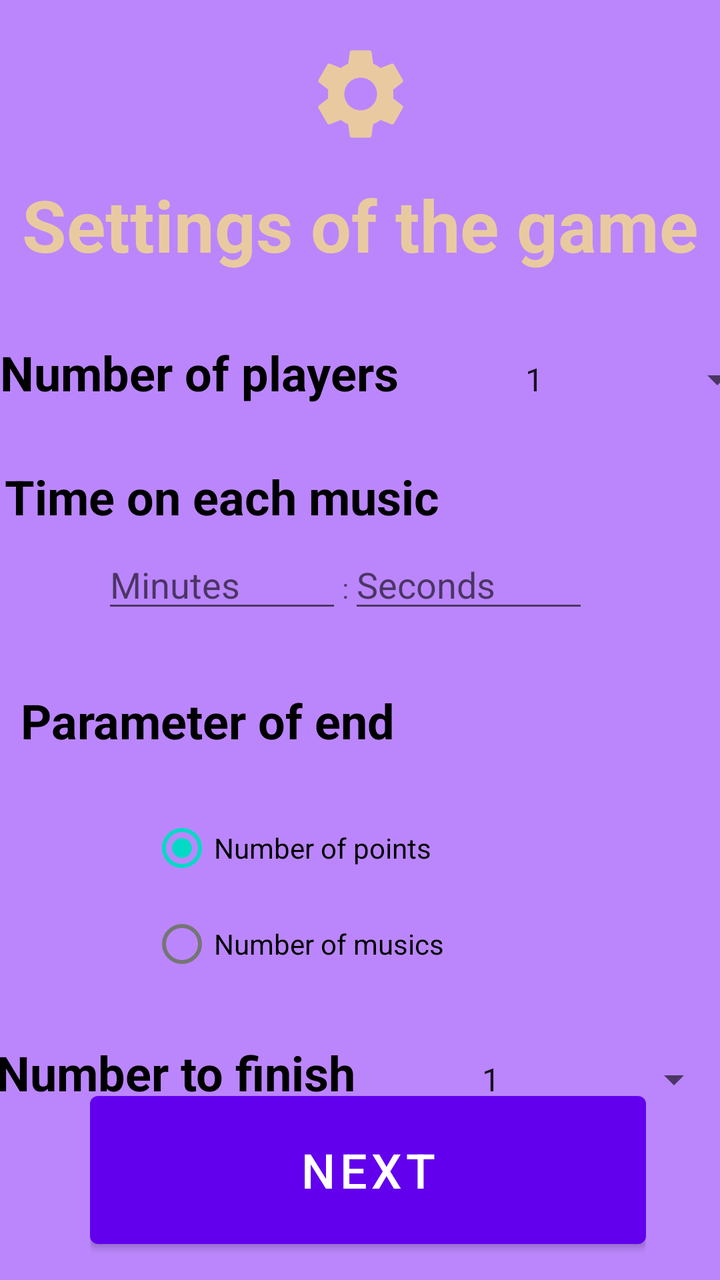
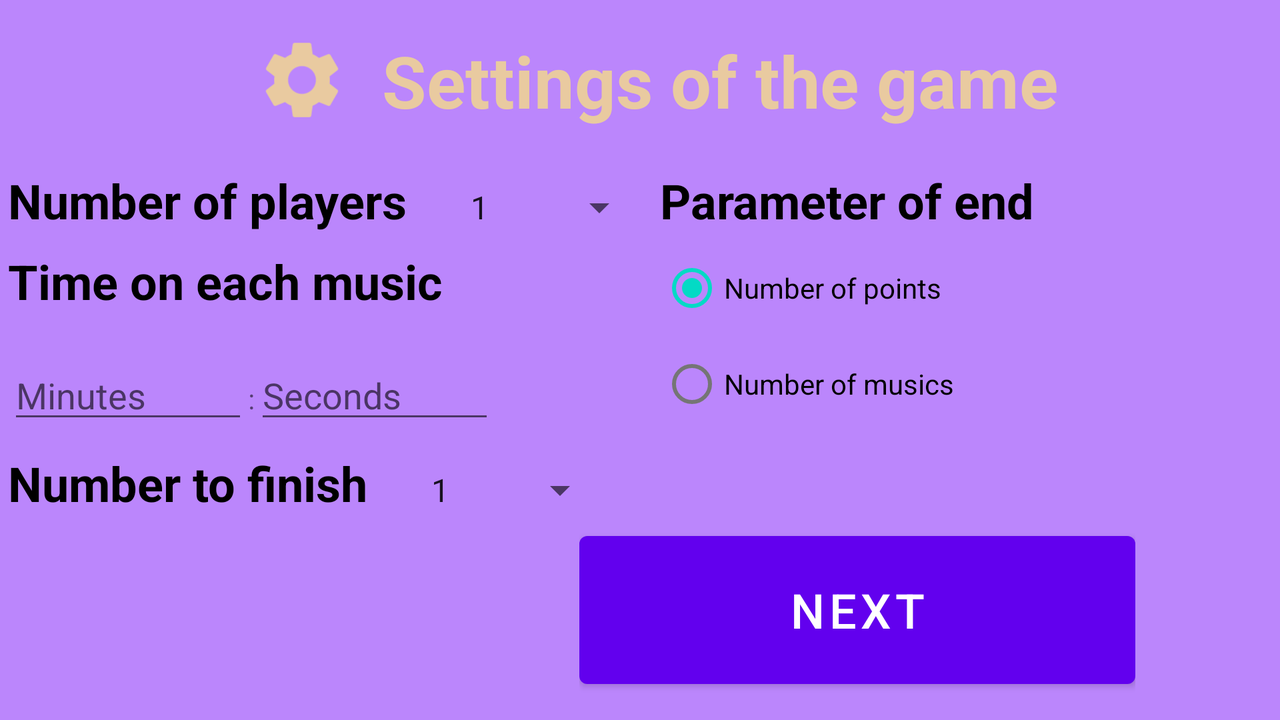

One screen, two layout resources from the same app: the default and the repository's alternative for another configuration. Each is rendered where Android would select it; the XML of both is given below.
<!-- AndroidManifest.xml: application theme Theme.BlindTest_project -->
<!-- res/layout/activity_choice_settings.xml -->
<?xml version="1.0" encoding="utf-8"?>
<androidx.constraintlayout.widget.ConstraintLayout xmlns:android="http://schemas.android.com/apk/res/android"
    xmlns:tools="http://schemas.android.com/tools"
    xmlns:app="http://schemas.android.com/apk/res-auto"
    android:layout_width="match_parent"
    android:background="@color/purple_200"
    android:layout_height="match_parent">

    <ImageView
        android:layout_width="99dp"
        android:layout_height="94dp"
        android:src="@drawable/ic_settings_foreground"
        app:layout_constraintLeft_toLeftOf="parent"
        app:layout_constraintRight_toRightOf="parent"
        app:layout_constraintTop_toTopOf="parent"
        tools:ignore="MissingConstraints" />


    <TextView
        android:layout_width="wrap_content"
        android:layout_height="wrap_content"
        android:layout_marginTop="88dp"
        android:text="Settings of the game"
        android:textColor="@color/text_yellow"
        android:textSize="36dp"
        android:textStyle="bold"
        app:layout_constraintHorizontal_bias="0.493"
        app:layout_constraintLeft_toLeftOf="parent"
        app:layout_constraintRight_toRightOf="parent"
        app:layout_constraintTop_toTopOf="parent" />

    <LinearLayout
        android:layout_width="wrap_content"
        android:layout_height="wrap_content"
        android:layout_marginTop="170dp"
        app:layout_constraintLeft_toLeftOf="parent"
        app:layout_constraintRight_toRightOf="parent"
        app:layout_constraintTop_toTopOf="parent"
        tools:ignore="MissingConstraints">
        <TextView
            android:id="@+id/tv_number_of_players"
            android:layout_width="wrap_content"
            android:layout_height="wrap_content"
            android:text="Number of players"
            android:textColor="@color/black"
            android:textStyle="bold"
            android:textSize="24dp"
            tools:ignore="MissingConstraints" />

        <Spinner
            android:id="@+id/number_players_spinner"
            android:layout_width="183dp"
            android:layout_height="30dp"
            android:textAlignment="center"
            android:entries="@array/number_players"
            tools:ignore="MissingConstraints">
        </Spinner>

    </LinearLayout>

    <TextView
        android:id="@+id/textView_time_for_each_music"
        android:layout_width="351dp"
        android:layout_height="51dp"
        android:layout_marginTop="232dp"
        android:text="Time on each music"
        android:textColor="@color/black"
        android:textSize="24dp"
        android:textStyle="bold"
        app:layout_constraintHorizontal_bias="0.266"
        app:layout_constraintLeft_toLeftOf="parent"
        app:layout_constraintRight_toRightOf="parent"
        app:layout_constraintTop_toTopOf="parent"
        tools:ignore="MissingConstraints" />

    <LinearLayout
        android:layout_width="258dp"
        android:layout_height="73dp"
        android:layout_marginTop="270dp"
        app:layout_constraintLeft_toLeftOf="parent"
        app:layout_constraintRight_toRightOf="parent"
        app:layout_constraintTop_toTopOf="parent"
        tools:ignore="MissingConstraints">


        <EditText
            android:id="@+id/editText_number_minutes_music"
            android:layout_width="120dp"
            android:layout_height="wrap_content"
            android:hint="Minutes"
            android:inputType="number"
            android:maxLength="2" />

        <TextView
            android:layout_width="wrap_content"
            android:layout_height="wrap_content"
            android:text=":" />

        <EditText
            android:id="@+id/editText_number_seconds_music"
            android:layout_width="120dp"
            android:layout_height="wrap_content"
            android:hint="Seconds"
            android:inputType="number"
            android:maxLength="2" />

    </LinearLayout>

    <TextView
        android:layout_width="265dp"
        android:layout_height="36dp"
        android:layout_marginTop="344dp"
        android:text="Parameter of end"
        android:textColor="@color/black"
        android:textSize="24dp"
        android:textStyle="bold"
        app:layout_constraintHorizontal_bias="0.109"
        app:layout_constraintLeft_toLeftOf="parent"
        app:layout_constraintRight_toRightOf="parent"
        app:layout_constraintTop_toTopOf="parent"
        tools:ignore="MissingConstraints" />

    <RadioGroup
        android:id="@+id/radioGroup_parameter_of_end"
        android:layout_width="wrap_content"
        android:layout_height="wrap_content"
        android:layout_marginTop="400dp"
        android:orientation="vertical"
        app:layout_constraintLeft_toLeftOf="parent"
        app:layout_constraintRight_toRightOf="parent"
        app:layout_constraintTop_toTopOf="parent"
        tools:ignore="MissingConstraints">

        <RadioButton
            android:id="@+id/radioButton_points_parameter_of_end"
            android:layout_width="210dp"
            android:layout_height="wrap_content"
            android:checked="true"
            android:text="Number of points" />
        <RadioButton
            android:id="@+id/radioButton_musics_parameter_of_end"
            android:layout_width="wrap_content"
            android:layout_height="wrap_content"
            android:text="Number of musics"/>
    </RadioGroup>

    <LinearLayout
        android:layout_width="365dp"
        android:layout_height="40dp"
        android:layout_marginTop="520dp"
        app:layout_constraintLeft_toLeftOf="parent"
        app:layout_constraintRight_toRightOf="parent"
        app:layout_constraintTop_toTopOf="parent"
        tools:ignore="MissingConstraints">

        <TextView
            android:id="@+id/tv_number_to_finish"
            android:layout_width="wrap_content"
            android:layout_height="match_parent"
            android:text="Number to finish"
            android:textColor="@color/black"
            android:textSize="24dp"
            android:textStyle="bold"
            tools:ignore="MissingConstraints" />

        <Spinner
            android:id="@+id/number_to_finish_spinner"
            android:layout_width="183dp"
            android:layout_height="30dp"
            android:entries="@array/number_to_finish"
            android:textAlignment="center"
            tools:ignore="MissingConstraints"></Spinner>

    </LinearLayout>

    <RelativeLayout
        android:layout_width="wrap_content"
        android:layout_height="wrap_content"
        android:layout_marginBottom="12dp"
        app:layout_constraintBottom_toBottomOf="parent"
        app:layout_constraintHorizontal_bias="0.548"
        app:layout_constraintLeft_toLeftOf="parent"
        app:layout_constraintRight_toRightOf="parent"
        >

        <Button
            android:id="@+id/button_ok_settings"
            android:layout_width="278dp"
            android:layout_height="86dp"
            android:onClick="buttonSetSettings"
            android:text="Next"
            android:textSize="24dp"
            app:layout_constraintBottom_toBottomOf="parent"
            app:layout_constraintHorizontal_bias="0.548"
            app:layout_constraintLeft_toLeftOf="parent"
            app:layout_constraintRight_toRightOf="parent"
            tools:ignore="MissingConstraints" />

        <ImageView
            android:id="@+id/image_next_settings"
            android:layout_width="wrap_content"
            android:layout_height="86dp"
            android:layout_alignRight="@id/button_ok_settings"
            android:elevation="2dp"
            app:layout_constraintBottom_toBottomOf="parent"
            app:layout_constraintHorizontal_bias="0.548"
            app:layout_constraintLeft_toLeftOf="parent"
            app:layout_constraintRight_toRightOf="parent" />

    </RelativeLayout>




</androidx.constraintlayout.widget.ConstraintLayout>
<!-- resources referenced by this layout -->
<resources>
  <string-array name="number_players">
          <item>1</item>
          <item>2</item>
          <item>3</item>
          <item>4</item>
      </string-array>
  <string-array name="number_to_finish">
          <item>1</item>
          <item>2</item>
          <item>3</item>
          <item>4</item>
          <item>5</item>
          <item>6</item>
          <item>7</item>
          <item>8</item>
          <item>9</item>
          <item>10</item>
          <item>11</item>
          <item>12</item>
          <item>13</item>
          <item>14</item>
          <item>15</item>
          <item>16</item>
      </string-array>
  <color name="black">#FF000000</color>
  <color name="purple_200">#FFBB86FC</color>
  <color name="text_yellow">#e9caa0</color>
  <!-- drawable ic_settings_foreground (drawable) -->
  <vector xmlns:android="http://schemas.android.com/apk/res/android"
      android:width="108dp"
      android:height="108dp"
      android:viewportWidth="108"
      android:viewportHeight="108"
      android:tint="@color/text_yellow">
    <group android:scaleX="2.61"
        android:scaleY="2.61"
        android:translateX="22.68"
        android:translateY="22.68">
      <path
          android:fillColor="@android:color/white"
          android:pathData="M19.14,12.94c0.04,-0.3 0.06,-0.61 0.06,-0.94c0,-0.32 -0.02,-0.64 -0.07,-0.94l2.03,-1.58c0.18,-0.14 0.23,-0.41 0.12,-0.61l-1.92,-3.32c-0.12,-0.22 -0.37,-0.29 -0.59,-0.22l-2.39,0.96c-0.5,-0.38 -1.03,-0.7 -1.62,-0.94L14.4,2.81c-0.04,-0.24 -0.24,-0.41 -0.48,-0.41h-3.84c-0.24,0 -0.43,0.17 -0.47,0.41L9.25,5.35C8.66,5.59 8.12,5.92 7.63,6.29L5.24,5.33c-0.22,-0.08 -0.47,0 -0.59,0.22L2.74,8.87C2.62,9.08 2.66,9.34 2.86,9.48l2.03,1.58C4.84,11.36 4.8,11.69 4.8,12s0.02,0.64 0.07,0.94l-2.03,1.58c-0.18,0.14 -0.23,0.41 -0.12,0.61l1.92,3.32c0.12,0.22 0.37,0.29 0.59,0.22l2.39,-0.96c0.5,0.38 1.03,0.7 1.62,0.94l0.36,2.54c0.05,0.24 0.24,0.41 0.48,0.41h3.84c0.24,0 0.44,-0.17 0.47,-0.41l0.36,-2.54c0.59,-0.24 1.13,-0.56 1.62,-0.94l2.39,0.96c0.22,0.08 0.47,0 0.59,-0.22l1.92,-3.32c0.12,-0.22 0.07,-0.47 -0.12,-0.61L19.14,12.94zM12,15.6c-1.98,0 -3.6,-1.62 -3.6,-3.6s1.62,-3.6 3.6,-3.6s3.6,1.62 3.6,3.6S13.98,15.6 12,15.6z"/>
    </group>
  </vector>
  <style name="Theme.BlindTest_project" parent="Theme.MaterialComponents.DayNight.DarkActionBar">
          
          <item name="colorPrimary">@color/purple_500</item>
          <item name="colorPrimaryVariant">@color/purple_700</item>
          <item name="colorOnPrimary">@color/white</item>
          
          <item name="colorSecondary">@color/teal_200</item>
          <item name="colorSecondaryVariant">@color/teal_700</item>
          <item name="colorOnSecondary">@color/black</item>
          
          <item name="android:statusBarColor" tools:targetApi="l">?attr/colorPrimaryVariant</item>
          
      </style>
  <color name="purple_500">#FF6200EE</color>
  <color name="purple_700">#FF3700B3</color>
  <color name="white">#FFFFFFFF</color>
  <color name="teal_200">#FF03DAC5</color>
  <color name="teal_700">#FF018786</color>
</resources>
<!-- res/layout-land/activity_choice_settings.xml (the repository's variant of the layout above) -->
<!-- drawn on the phone turned sideways -->
<?xml version="1.0" encoding="utf-8"?>
<androidx.constraintlayout.widget.ConstraintLayout xmlns:android="http://schemas.android.com/apk/res/android"
    xmlns:tools="http://schemas.android.com/tools"
    xmlns:app="http://schemas.android.com/apk/res-auto"
    android:layout_width="match_parent"
    android:background="@color/purple_200"
    android:layout_height="match_parent">

    <LinearLayout
        android:layout_width="wrap_content"
        android:layout_height="wrap_content"
        app:layout_constraintLeft_toLeftOf="parent"
        app:layout_constraintRight_toRightOf="parent"
        app:layout_constraintTop_toTopOf="parent"
        tools:ignore="MissingConstraints">

        <ImageView
            android:layout_width="80dp"
            android:layout_height="80dp"
            android:src="@drawable/ic_settings_foreground"
            app:layout_constraintLeft_toLeftOf="parent"
            app:layout_constraintRight_toRightOf="parent"
            app:layout_constraintTop_toTopOf="parent"
            tools:ignore="MissingConstraints" />


        <TextView
            android:layout_width="wrap_content"
            android:layout_height="match_parent"
            android:text="Settings of the game"
            android:textColor="@color/text_yellow"
            android:textSize="36dp"
            android:layout_marginTop="16dp"
            android:textStyle="bold"
            app:layout_constraintHorizontal_bias="0.493"
            app:layout_constraintLeft_toLeftOf="parent"
            app:layout_constraintRight_toRightOf="parent"
            app:layout_constraintTop_toTopOf="parent" />
    </LinearLayout>

    <LinearLayout android:orientation="horizontal"
        android:layout_height="fill_parent"
        android:layout_marginTop="68dp"
        android:layout_marginBottom="32dp"
        android:layout_width="fill_parent"
        tools:ignore="MissingConstraints">

        <LinearLayout
            android:orientation="vertical"
            android:layout_weight="1"
            android:layout_height="fill_parent"
            android:layout_marginLeft="4dp"
            android:layout_width="0dp">

            <LinearLayout
                android:layout_width="wrap_content"
                android:layout_height="wrap_content"
                app:layout_constraintTop_toTopOf="parent"
                android:layout_marginTop="16dp"
                tools:ignore="MissingConstraints">

                <TextView
                    android:id="@+id/tv_number_of_players"
                    android:layout_width="wrap_content"
                    android:layout_height="wrap_content"
                    android:text="Number of players"
                    android:textColor="@color/black"
                    android:textSize="24dp"
                    android:textStyle="bold"
                    tools:ignore="MissingConstraints" />

                <Spinner
                    android:id="@+id/number_players_spinner"
                    android:layout_width="120dp"
                    android:layout_height="28dp"
                    android:entries="@array/number_players"
                    android:textAlignment="center"
                    tools:ignore="MissingConstraints"></Spinner>

            </LinearLayout>
            <TextView
                android:id="@+id/textView_time_for_each_music"
                android:layout_width="351dp"
                android:layout_height="51dp"
                android:layout_marginTop="8dp"
                android:text="Time on each music"
                android:textColor="@color/black"
                android:textSize="24dp"
                android:textStyle="bold"
                app:layout_constraintTop_toTopOf="parent"
                tools:ignore="MissingConstraints" />

            <LinearLayout
                android:layout_width="376dp"
                android:layout_height="42dp">
                <EditText
                    android:id="@+id/editText_number_minutes_music"
                    android:layout_width="120dp"
                    android:layout_height="wrap_content"
                    android:hint="Minutes"
                    android:inputType="number"
                    android:maxLength="2" />

                <TextView
                    android:layout_width="wrap_content"
                    android:layout_height="wrap_content"
                    android:text=":" />

                <EditText
                    android:id="@+id/editText_number_seconds_music"
                    android:layout_width="120dp"
                    android:layout_height="wrap_content"
                    android:hint="Seconds"
                    android:inputType="number"
                    android:maxLength="2" />

            </LinearLayout>
            <LinearLayout
                android:layout_width="365dp"
                android:layout_height="40dp"
                android:layout_marginTop="8dp"
                app:layout_constraintLeft_toLeftOf="parent"
                app:layout_constraintRight_toRightOf="parent"
                app:layout_constraintTop_toTopOf="parent"
                tools:ignore="MissingConstraints">

                <TextView
                    android:id="@+id/tv_number_to_finish"
                    android:layout_width="wrap_content"
                    android:layout_height="match_parent"
                    android:text="Number to finish"
                    android:textColor="@color/black"
                    android:textSize="24dp"
                    android:textStyle="bold"
                    tools:ignore="MissingConstraints" />

                <Spinner
                    android:id="@+id/number_to_finish_spinner"
                    android:layout_width="120dp"
                    android:layout_height="30dp"
                    android:entries="@array/number_to_finish"
                    android:textAlignment="center"
                    tools:ignore="MissingConstraints"></Spinner>

            </LinearLayout>


        </LinearLayout>

        <LinearLayout
            android:layout_weight="1"
            android:orientation="vertical"
            android:layout_height="fill_parent"
            android:layout_marginLeft="16dp"
            android:layout_width="0dp">
            <TextView
                android:layout_width="265dp"
                android:layout_height="36dp"
                android:layout_marginTop="16dp"
                android:text="Parameter of end"
                android:textColor="@color/black"
                android:textSize="24dp"
                android:textStyle="bold"
                app:layout_constraintTop_toTopOf="parent"
                tools:ignore="MissingConstraints" />
            <RadioGroup
                android:id="@+id/radioGroup_parameter_of_end"
                android:layout_width="wrap_content"
                android:layout_height="wrap_content"
                android:orientation="vertical"
                app:layout_constraintLeft_toLeftOf="parent"
                app:layout_constraintRight_toRightOf="parent"
                app:layout_constraintTop_toTopOf="parent"
                tools:ignore="MissingConstraints">

                <RadioButton
                    android:id="@+id/radioButton_points_parameter_of_end"
                    android:layout_width="210dp"
                    android:layout_height="wrap_content"
                    android:checked="true"
                    android:text="Number of points" />
                <RadioButton
                    android:id="@+id/radioButton_musics_parameter_of_end"
                    android:layout_width="wrap_content"
                    android:layout_height="wrap_content"
                    android:text="Number of musics"/>
            </RadioGroup>

        </LinearLayout>

    </LinearLayout>






    <RelativeLayout
        android:layout_width="wrap_content"
        android:layout_height="wrap_content"
        android:layout_marginBottom="12dp"
        app:layout_constraintBottom_toBottomOf="parent"
        app:layout_constraintHorizontal_bias="0.8"
        app:layout_constraintLeft_toLeftOf="parent"
        app:layout_constraintRight_toRightOf="parent"
        >

        <Button
            android:id="@+id/button_ok_settings"
            android:layout_width="278dp"
            android:layout_height="86dp"
            android:onClick="buttonSetSettings"
            android:text="Next"
            android:textSize="24dp"
            app:layout_constraintBottom_toBottomOf="parent"
            app:layout_constraintHorizontal_bias="0.548"
            app:layout_constraintLeft_toLeftOf="parent"
            app:layout_constraintRight_toRightOf="parent"
            tools:ignore="MissingConstraints" />

        <ImageView
            android:id="@+id/image_next_settings"
            android:layout_width="wrap_content"
            android:layout_height="86dp"
            android:layout_alignRight="@id/button_ok_settings"
            android:elevation="2dp"
            app:layout_constraintBottom_toBottomOf="parent"
            app:layout_constraintHorizontal_bias="0.548"
            app:layout_constraintLeft_toLeftOf="parent"
            app:layout_constraintRight_toRightOf="parent" />

    </RelativeLayout>



</androidx.constraintlayout.widget.ConstraintLayout>
